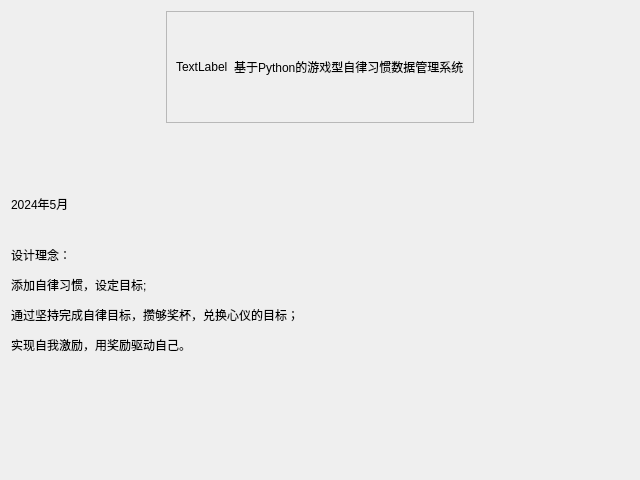
<?xml version="1.0" encoding="UTF-8"?>
<ui version="4.0">
 <class>Frame</class>
 <widget class="QFrame" name="Frame">
  <property name="geometry">
   <rect>
    <x>0</x>
    <y>0</y>
    <width>640</width>
    <height>480</height>
   </rect>
  </property>
  <property name="windowTitle">
   <string>Frame</string>
  </property>
  <layout class="QVBoxLayout" name="verticalLayout_2">
   <item>
    <layout class="QVBoxLayout" name="verticalLayout" stretch="1,1,2">
     <item>
      <layout class="QHBoxLayout" name="horizontalLayout">
       <item alignment="Qt::AlignHCenter">
        <widget class="QFrame" name="frame">
         <property name="frameShape">
          <enum>QFrame::StyledPanel</enum>
         </property>
         <property name="frameShadow">
          <enum>QFrame::Raised</enum>
         </property>
         <layout class="QHBoxLayout" name="horizontalLayout_2">
          <item>
           <widget class="ImageLabel" name="logoLabel">
            <property name="sizePolicy">
             <sizepolicy hsizetype="Fixed" vsizetype="Fixed">
              <horstretch>0</horstretch>
              <verstretch>0</verstretch>
             </sizepolicy>
            </property>
            <property name="text">
             <string>TextLabel</string>
            </property>
           </widget>
          </item>
          <item>
           <widget class="SubtitleLabel" name="titleLabel">
            <property name="text">
             <string>基于Python的游戏型自律习惯数据管理系统</string>
            </property>
           </widget>
          </item>
         </layout>
        </widget>
       </item>
      </layout>
     </item>
     <item>
      <widget class="StrongBodyLabel" name="signLabel">
       <property name="text">
        <string>&lt;html&gt;&lt;head/&gt;&lt;body&gt;&lt;p&gt;&lt;br/&gt;&lt;/p&gt;&lt;p&gt;2024年5月&lt;/p&gt;&lt;/body&gt;&lt;/html&gt;</string>
       </property>
       <property name="wordWrap">
        <bool>true</bool>
       </property>
      </widget>
     </item>
     <item>
      <widget class="BodyLabel" name="descLabel">
       <property name="text">
        <string>&lt;html&gt;&lt;head/&gt;&lt;body&gt;&lt;p&gt;设计理念：&lt;/p&gt;&lt;p&gt;添加自律习惯，设定目标;&lt;/p&gt;&lt;p&gt;通过坚持完成自律目标，攒够奖杯，兑换心仪的目标；&lt;/p&gt;&lt;p&gt;实现自我激励，用奖励驱动自己。&lt;/p&gt;&lt;/body&gt;&lt;/html&gt;</string>
       </property>
       <property name="alignment">
        <set>Qt::AlignLeading|Qt::AlignLeft|Qt::AlignTop</set>
       </property>
      </widget>
     </item>
    </layout>
   </item>
  </layout>
 </widget>
 <customwidgets>
  <customwidget>
   <class>BodyLabel</class>
   <extends>QLabel</extends>
   <header>qfluentwidgets</header>
  </customwidget>
  <customwidget>
   <class>ImageLabel</class>
   <extends>QLabel</extends>
   <header>qfluentwidgets</header>
  </customwidget>
  <customwidget>
   <class>SubtitleLabel</class>
   <extends>QLabel</extends>
   <header>qfluentwidgets</header>
  </customwidget>
  <customwidget>
   <class>StrongBodyLabel</class>
   <extends>QLabel</extends>
   <header>qfluentwidgets</header>
  </customwidget>
 </customwidgets>
 <resources/>
 <connections/>
</ui>
